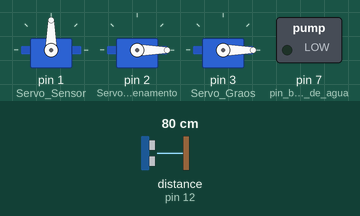
Simulated run of this sketch. Board: Arduino Uno, built with avr-gcc and run on an emulated ATmega328P. Shown: 3 × servo, switched loads named in the sketch (green lamp = pin HIGH). Inputs (shaded band) come from the test bench; at power-on: distance to the obstacle (sensor on pin 12) 80 cm. The echo pulse lasts 58.3 µs per cm.

Above: at 4.3 s.
4.4 s: distance to the obstacle (sensor on pin 12) set to 44 cm
At 4.63 s:
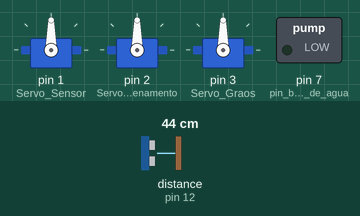
8.9 s: distance to the obstacle (sensor on pin 12) set to 36 cm
At 11.7 s:
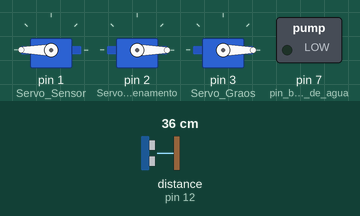
13.4 s: distance to the obstacle (sensor on pin 12) set to 60 cm
At 16.4 s:
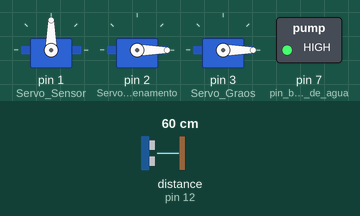
Timing chart, 0 to 27.7 s (numbered marks = the images above; inputs shaded):
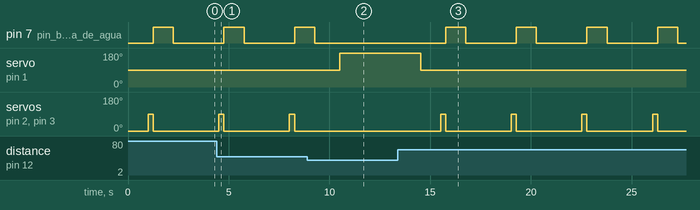

The sketch:

sketch_aug14b.ino
```cpp
//Projeto Agrobot.

//Inclui as bibliotecas.
#include <Ultrasonic.h>
#include <Servo.h>

//Declara as portas dos pinos trig e echo.
#define pin_trig 13
#define pin_echo 12

//Declara o objeto do sensor Ultrasonico.
Ultrasonic Sensor_Utrasonico(pin_trig, pin_echo);

//Declara os 3 objetos de Servo motor.
Servo Servo_Sensor;
Servo Servo_Armazenamento;
Servo Servo_Graos;

//Declara as portas da ponte H.
#define IN1 10
#define IN2 9
#define IN3 6
#define IN4 5

//Define o pino da bomba de água.
#define pin_bomba_de_agua 7

//Declaração das variaveis globais para os servos motores.
int posicao_Sensor = 90;
int posicao_Armazenamento = 0;
int posicao_Graos = 0;

//Declara a variável distancia e a variável potencia.
int distancia;
int potencia = 200;

//Só é repetido uma vez.
void setup() {
  //Coloca os servos para funcionarem.
  Servo_Sensor.attach(1);
  Servo_Armazenamento.attach(2);
  Servo_Graos.attach(3);

  //define o pino 0 como saída de energia.
  pinMode(pin_bomba_de_agua, OUTPUT);
}

//É repetido infinitas vezes.
void loop() {
  //Atribui valor a variável distancia como o valor da leitura do objeto Sensor_Ultrasonic.
  distancia = Sensor_Utrasonico.read();

  //Declara a posição inicial dos servos.
  Servo_Sensor.write(posicao_Sensor);
  Servo_Armazenamento.write(posicao_Armazenamento);
  Servo_Graos.write(posicao_Graos);

  if (distancia > 40) {
    Movimento_Frente(potencia / 5);
    delay(250);
  } else {
    verificacao_do_sensor();
  }
}

//Movimenta o robô para a frente.
void Movimento_Frente(int velocidade) {
  //Movimenta o robô para a frente.
  digitalWrite(IN1, velocidade);
  digitalWrite(IN2, 0);

  digitalWrite(IN3, velocidade);
  digitalWrite(IN4, 0);
  delay(1000);
  //Para o movimento para frente do robô.
  digitalWrite(IN1, 0);
  digitalWrite(IN2, 0);

  digitalWrite(IN3, 0);
  digitalWrite(IN4, 0);
  //Libera a semente.
  Servo_Graos.write(90);
  Servo_Armazenamento.write(90);
  delay(250);
  Servo_Graos.write(posicao_Graos);
  Servo_Armazenamento.write(posicao_Armazenamento);
  //Liga a bomba de água.
  digitalWrite(pin_bomba_de_agua, HIGH);
  delay(1000);
  digitalWrite(pin_bomba_de_agua, LOW);
  delay(1000);
}

//Movimenta o robô para a direita.
void Movimento_Direita(int velocidade) {
  digitalWrite(IN1, velocidade);
  digitalWrite(IN2, 0);

  digitalWrite(IN3, 0);
  digitalWrite(IN4, velocidade);
}
//Movimenta o robô para a esquerda.
void Movimento_Esquerda(int velocidade) {
  digitalWrite(IN1, 0);
  digitalWrite(IN2, velocidade);

  digitalWrite(IN3, velocidade);
  digitalWrite(IN4, 0);
  delay(1000);
  digitalWrite(IN1, 0);
  digitalWrite(IN2, 0);

  digitalWrite(IN3, 0);
  digitalWrite(IN4, 0);
  delay(1000);
}

//Vericação do sensor.
void verificacao_do_sensor() {
  Servo_Sensor.write(180);
  digitalWrite(pin_bomba_de_agua, LOW);
  delay(2000);
  if (distancia <= 60) {
    Movimento_Esquerda(potencia / 5);
  } else {
    Movimento_Direita(potencia / 5);
  }
}
```

Measured:
- the behaviour switches between 41 and 40 cm on distance to the obstacle (sensor on pin 12) (found by bisection; images 1 and 2)
- after the input at 8.9 s, pin 7 (pin_bomba_de_agua): goes on until 9.3 s, then stays LOW; servo on pin 1 (Servo_Sensor): 90° → 180° after 1.6 s; servo on pin 2 (Servo_Armazenamento), servo on pin 3 (Servo_Graos): stays 0° (without the input it goes to 90° after 2.6 s)
- after the input at 13.4 s, pin 7 (pin_bomba_de_agua): alternates HIGH for 1.0 s and LOW for 2.5 s, starting after 2.4 s; servo on pin 1 (Servo_Sensor): 180° → 90° after 1.1 s; servo on pin 2 (Servo_Armazenamento), servo on pin 3 (Servo_Graos): alternates 90° for 0.25 s and 0° for 3.3 s, starting after 2.1 s
- by itself, servo on pin 2 (Servo_Armazenamento), servo on pin 3 (Servo_Graos): alternates 90° for 0.25 s and 0° for 3.3 s
